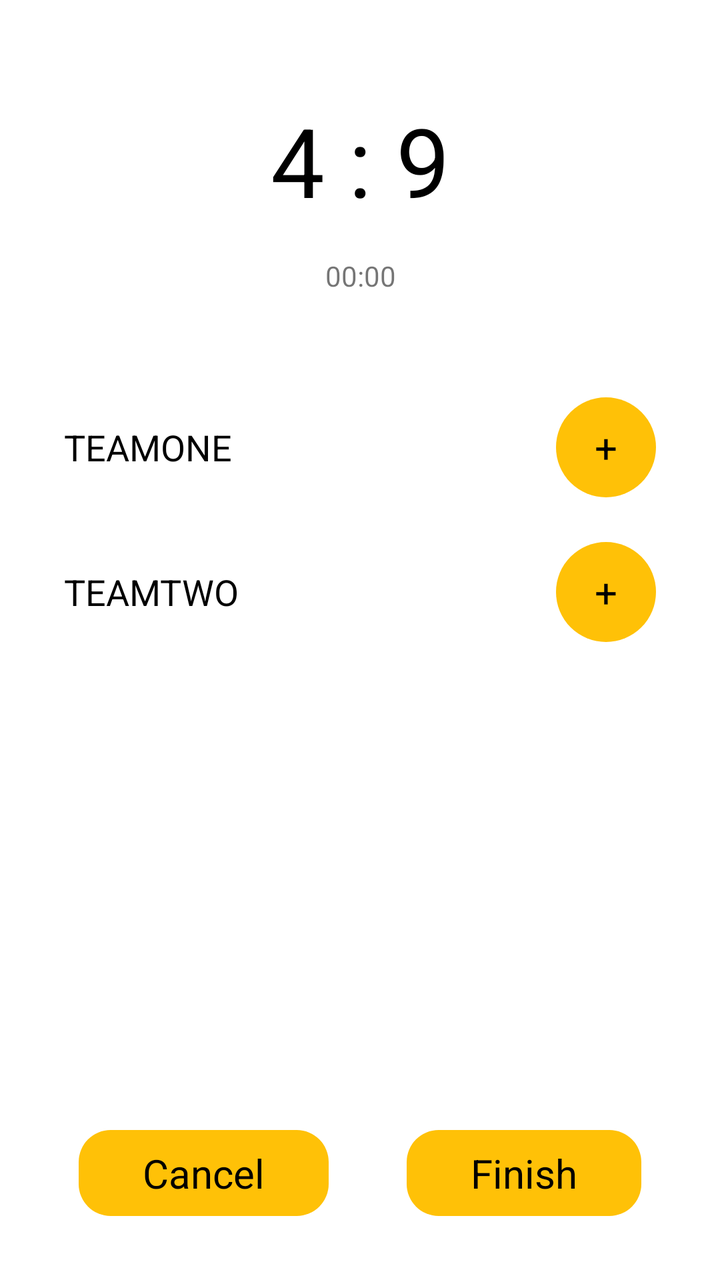
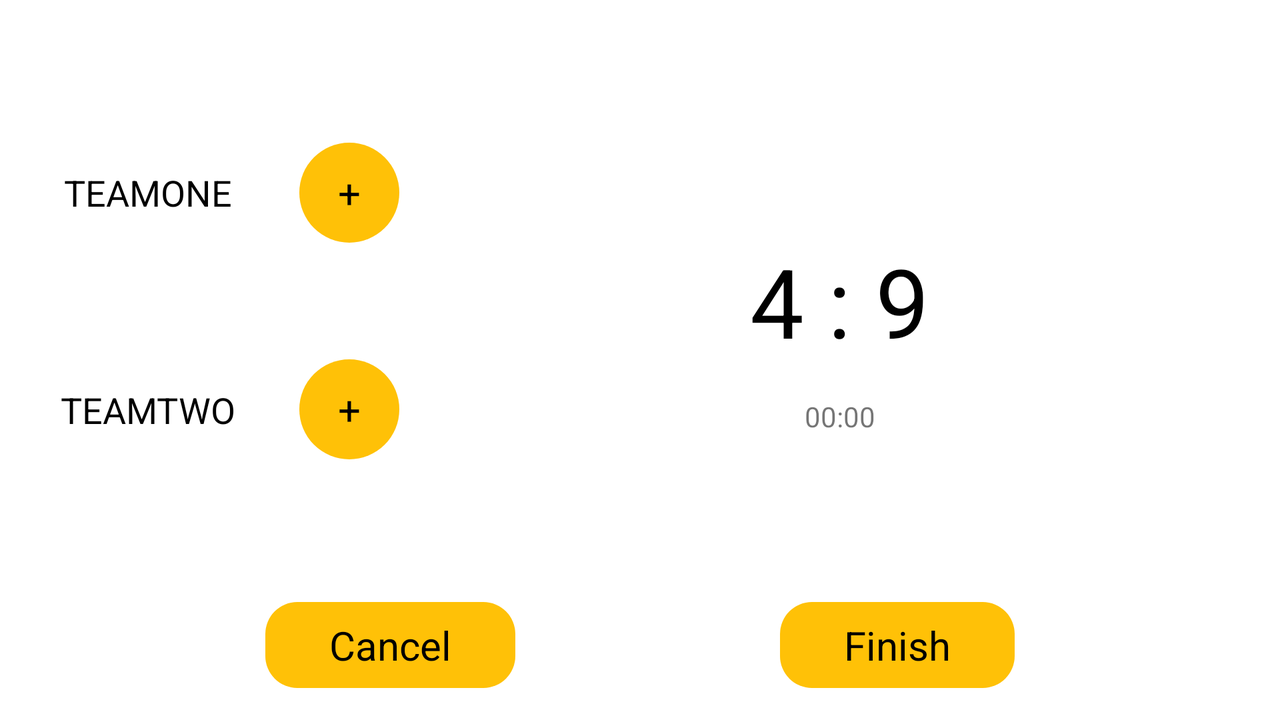

One screen, two layout resources from the same app: the default and the repository's alternative for another configuration. Each is rendered where Android would select it; the XML of both is given below.
<!-- AndroidManifest.xml: application theme Theme.GameScoreTracker -->
<!-- res/layout/current_game_fragment.xml -->
<?xml version="1.0" encoding="utf-8"?>
<androidx.constraintlayout.widget.ConstraintLayout xmlns:android="http://schemas.android.com/apk/res/android"
    xmlns:app="http://schemas.android.com/apk/res-auto"
    xmlns:tools="http://schemas.android.com/tools"
    android:layout_width="match_parent"
    android:layout_height="match_parent"
    tools:context=".CurrentGameFragment">

    <TextView
        android:id="@+id/tvScoreBoard"
        android:layout_width="wrap_content"
        android:layout_height="wrap_content"
        android:layout_marginTop="@dimen/portrait_top_edge_margin"
        android:textColor="@color/black"
        android:textSize="@dimen/game_scoreboard_text_size"
        app:layout_constraintEnd_toEndOf="parent"
        app:layout_constraintStart_toStartOf="parent"
        app:layout_constraintTop_toTopOf="parent"
        tools:text="4 : 9" />

    <TextView
        android:id="@+id/tvTimer"
        android:layout_width="wrap_content"
        android:layout_height="wrap_content"
        android:layout_marginTop="@dimen/timer_scoreboard_margin"
        android:gravity="center_vertical"
        app:drawableStartCompat="@drawable/ic_baseline_access_time_24"
        app:layout_constraintEnd_toEndOf="@+id/tvScoreBoard"
        app:layout_constraintStart_toStartOf="@+id/tvScoreBoard"
        app:layout_constraintTop_toBottomOf="@+id/tvScoreBoard"
        tools:text="00:00" />

    <TextView
        android:id="@+id/tvCancel"
        style="@style/DefaultButton"
        android:layout_width="wrap_content"
        android:layout_height="wrap_content"
        android:text="@string/cancel"
        app:layout_constraintBottom_toBottomOf="@+id/tvFinish"
        app:layout_constraintEnd_toStartOf="@+id/tvFinish"
        app:layout_constraintStart_toStartOf="parent" />

    <TextView
        android:id="@+id/tvFinish"
        style="@style/DefaultButton"
        android:layout_width="wrap_content"
        android:layout_height="wrap_content"
        android:layout_marginBottom="@dimen/portrait_bottom_edge_margin"
        android:text="@string/finish"
        app:layout_constraintBottom_toBottomOf="parent"
        app:layout_constraintEnd_toEndOf="parent"
        app:layout_constraintStart_toEndOf="@+id/tvCancel" />

    <TextView
        android:id="@+id/tvTeamOne"
        style="@style/TeamNameText"
        android:layout_width="wrap_content"
        android:layout_height="wrap_content"
        android:layout_marginStart="@dimen/side_edge_margin"
        android:layout_marginTop="@dimen/portrait_sections_margin"
        app:layout_constraintStart_toStartOf="parent"
        app:layout_constraintTop_toBottomOf="@+id/tvTimer"
        tools:text="TEAMONE" />

    <TextView
        android:id="@+id/tvTeamTwo"
        style="@style/TeamNameText"
        android:layout_width="wrap_content"
        android:layout_height="wrap_content"
        android:layout_marginTop="@dimen/portrait_text_layout_margin"
        app:layout_constraintStart_toStartOf="@+id/tvTeamOne"
        app:layout_constraintTop_toBottomOf="@+id/tvTeamOne"
        tools:text="TEAMTWO" />

    <TextView
        android:id="@+id/tvIncreaseTeamOne"
        style="@style/RoundButton"
        android:layout_width="wrap_content"
        android:layout_height="wrap_content"
        android:layout_marginEnd="@dimen/side_edge_margin"
        android:gravity="center"
        android:text="@string/increase"
        app:layout_constraintBottom_toBottomOf="@+id/tvTeamOne"
        app:layout_constraintEnd_toEndOf="parent"
        app:layout_constraintTop_toTopOf="@+id/tvTeamOne" />

    <TextView
        android:id="@+id/tvIncreaseTeamTwo"
        style="@style/RoundButton"
        android:layout_width="wrap_content"
        android:layout_height="wrap_content"
        android:gravity="center"
        android:text="@string/increase"
        app:layout_constraintBottom_toBottomOf="@+id/tvTeamTwo"
        app:layout_constraintEnd_toEndOf="@+id/tvIncreaseTeamOne"
        app:layout_constraintTop_toTopOf="@+id/tvTeamTwo" />

</androidx.constraintlayout.widget.ConstraintLayout>
<!-- resources referenced by this layout -->
<resources>
  <color name="black">#FF000000</color>
  <dimen name="game_scoreboard_text_size">48sp</dimen>
  <dimen name="portrait_bottom_edge_margin">32dp</dimen>
  <dimen name="portrait_sections_margin">64dp</dimen>
  <dimen name="portrait_text_layout_margin">48dp</dimen>
  <dimen name="portrait_top_edge_margin">48dp</dimen>
  <dimen name="side_edge_margin">32dp</dimen>
  <dimen name="timer_scoreboard_margin">16dp</dimen>
  <string name="cancel">Cancel</string>
  <string name="finish">Finish</string>
  <string name="increase">+</string>
  <style name="DefaultButton">
          <item name="android:background">@drawable/bg_default_button</item>
          <item name="android:textColor">@color/black</item>
          <item name="android:textSize">20sp</item>
          <item name="android:textAllCaps">false</item>
          <item name="android:paddingTop">8dp</item>
          <item name="android:paddingBottom">8dp</item>
          <item name="android:paddingEnd">32dp</item>
          <item name="android:paddingStart">32dp</item>
      </style>
  <style name="RoundButton">
          <item name="android:textColor">@color/black</item>
          <item name="android:padding">8dp</item>
          <item name="android:textSize">20sp</item>
          <item name="android:background">@drawable/bg_round_button</item>
      </style>
  <style name="TeamNameText">
          <item name="android:textColor">@color/black</item>
          <item name="android:textSize">18sp</item>
          <item name="android:gravity">center_vertical</item>
      </style>
  <style name="Theme.GameScoreTracker" parent="Theme.MaterialComponents.DayNight.NoActionBar">
          
          <item name="colorPrimary">@color/yellow_500</item>
          <item name="colorPrimaryVariant">@color/yellow_700</item>
          <item name="android:textColorPrimary">@color/black</item>
          <item name="colorOnPrimary">@color/black</item>
          
          <item name="colorSecondary">@color/teal_200</item>
          <item name="colorSecondaryVariant">@color/teal_700</item>
          <item name="colorOnSecondary">@color/black</item>
          
          <item name="android:statusBarColor" tools:targetApi="l">?attr/colorPrimaryVariant</item>
          
      </style>
  <!-- drawable bg_default_button (drawable) -->
  <?xml version="1.0" encoding="utf-8"?>
  <selector xmlns:android="http://schemas.android.com/apk/res/android">
      <item android:state_pressed="false">
          <shape android:shape="rectangle">
              <solid android:color="@color/yellow_500" />
              <corners android:radius="16dp" />
          </shape>
      </item>
      <item android:state_pressed="true">
          <shape android:shape="rectangle">
              <solid android:color="@color/yellow_700" />
              <corners android:radius="16dp" />
          </shape>
      </item>
  </selector>
  <!-- drawable bg_round_button (drawable) -->
  <?xml version="1.0" encoding="utf-8"?>
  <selector xmlns:android="http://schemas.android.com/apk/res/android">
      <item android:state_pressed="false">
          <shape android:shape="oval">
              <size android:width="50dp" android:height="50dp" />
              <solid android:color="@color/yellow_500" />
          </shape>
      </item>
      <item android:state_pressed="true">
          <shape android:shape="oval">
              <size android:width="50dp" android:height="50dp" />
              <solid android:color="@color/yellow_700" />
          </shape>
      </item>
  </selector>
  <color name="yellow_500">#FFFFC107</color>
  <color name="yellow_700">#FFFF9800</color>
  <color name="teal_200">#FF03DAC5</color>
  <color name="teal_700">#FF018786</color>
</resources>
<!-- res/layout-land/current_game_fragment.xml (the repository's variant of the layout above) -->
<!-- drawn on the phone turned sideways -->
<?xml version="1.0" encoding="utf-8"?>
<androidx.constraintlayout.widget.ConstraintLayout xmlns:android="http://schemas.android.com/apk/res/android"
    xmlns:app="http://schemas.android.com/apk/res-auto"
    xmlns:tools="http://schemas.android.com/tools"
    android:layout_width="match_parent"
    android:layout_height="match_parent"
    tools:context=".CurrentGameFragment">

    <TextView
        android:id="@+id/tvScoreBoard"
        android:layout_width="wrap_content"
        android:layout_height="wrap_content"
        android:textColor="@color/black"
        android:textSize="@dimen/game_scoreboard_text_size"
        app:layout_constraintBottom_toTopOf="@+id/tvFinish"
        app:layout_constraintEnd_toEndOf="parent"
        app:layout_constraintStart_toEndOf="@+id/tvIncreaseTeamOne"
        app:layout_constraintTop_toTopOf="parent"
        tools:text="4 : 9" />

    <TextView
        android:id="@+id/tvTimer"
        android:layout_width="wrap_content"
        android:layout_height="wrap_content"
        android:layout_marginTop="@dimen/timer_scoreboard_margin"
        android:gravity="center_vertical"
        app:drawableStartCompat="@drawable/ic_baseline_access_time_24"
        app:layout_constraintEnd_toEndOf="@+id/tvScoreBoard"
        app:layout_constraintStart_toStartOf="@+id/tvScoreBoard"
        app:layout_constraintTop_toBottomOf="@+id/tvScoreBoard"
        tools:text="00:00" />

    <TextView
        android:id="@+id/tvCancel"
        style="@style/DefaultButton"
        android:layout_width="wrap_content"
        android:layout_height="wrap_content"
        android:text="@string/cancel"
        app:layout_constraintBottom_toBottomOf="@+id/tvFinish"
        app:layout_constraintEnd_toStartOf="@+id/tvFinish"
        app:layout_constraintStart_toStartOf="parent"
        app:layout_constraintTop_toTopOf="@+id/tvFinish" />

    <TextView
        android:id="@+id/tvFinish"
        style="@style/DefaultButton"
        android:layout_width="wrap_content"
        android:layout_height="wrap_content"
        android:layout_marginBottom="@dimen/landscape_bottom_edge_margin"
        android:text="@string/finish"
        app:layout_constraintBottom_toBottomOf="parent"
        app:layout_constraintEnd_toEndOf="parent"
        app:layout_constraintStart_toEndOf="@+id/tvCancel" />

    <TextView
        android:id="@+id/tvTeamOne"
        style="@style/TeamNameText"
        android:layout_width="wrap_content"
        android:layout_height="wrap_content"
        android:layout_marginStart="@dimen/side_edge_margin"
        app:layout_constraintBottom_toTopOf="@+id/tvTeamTwo"
        app:layout_constraintStart_toStartOf="parent"
        app:layout_constraintTop_toTopOf="parent"
        tools:text="TEAMONE" />

    <TextView
        android:id="@+id/tvTeamTwo"
        style="@style/TeamNameText"
        android:layout_width="wrap_content"
        android:layout_height="wrap_content"
        app:layout_constraintBottom_toTopOf="@+id/tvCancel"
        app:layout_constraintEnd_toEndOf="@+id/tvTeamOne"
        app:layout_constraintStart_toStartOf="@+id/tvTeamOne"
        app:layout_constraintTop_toBottomOf="@+id/tvTeamOne"
        tools:text="TEAMTWO" />

    <TextView
        android:id="@+id/tvIncreaseTeamOne"
        style="@style/RoundButton"
        android:layout_width="wrap_content"
        android:layout_height="wrap_content"
        android:layout_marginStart="@dimen/side_edge_margin"
        android:gravity="center"
        android:text="@string/increase"
        app:layout_constraintBottom_toBottomOf="@+id/tvTeamOne"
        app:layout_constraintStart_toEndOf="@id/brNames"
        app:layout_constraintTop_toTopOf="@+id/tvTeamOne" />

    <TextView
        android:id="@+id/tvIncreaseTeamTwo"
        style="@style/RoundButton"
        android:layout_width="wrap_content"
        android:layout_height="wrap_content"
        android:gravity="center"
        android:text="@string/increase"
        app:layout_constraintBottom_toBottomOf="@+id/tvTeamTwo"
        app:layout_constraintEnd_toEndOf="@+id/tvIncreaseTeamOne"
        app:layout_constraintStart_toStartOf="@+id/tvIncreaseTeamOne"
        app:layout_constraintTop_toTopOf="@+id/tvTeamTwo" />

    <androidx.constraintlayout.widget.Barrier
        android:id="@+id/brNames"
        android:layout_width="wrap_content"
        android:layout_height="wrap_content"
        app:barrierDirection="end"
        app:constraint_referenced_ids="tvTeamOne, tvTeamTwo" />

</androidx.constraintlayout.widget.ConstraintLayout>
<!-- resources referenced by the variant -->
<!-- as the phone turned sideways resolves them -->
<resources>
  <color name="black">#FF000000</color>
  <dimen name="game_scoreboard_text_size">48sp</dimen>
  <dimen name="landscape_bottom_edge_margin">16dp</dimen>
  <dimen name="side_edge_margin">32dp</dimen>
  <dimen name="timer_scoreboard_margin">16dp</dimen>
  <string name="cancel">Cancel</string>
  <string name="finish">Finish</string>
  <string name="increase">+</string>
  <style name="DefaultButton">
          <item name="android:background">@drawable/bg_default_button</item>
          <item name="android:textColor">@color/black</item>
          <item name="android:textSize">20sp</item>
          <item name="android:textAllCaps">false</item>
          <item name="android:paddingTop">8dp</item>
          <item name="android:paddingBottom">8dp</item>
          <item name="android:paddingEnd">32dp</item>
          <item name="android:paddingStart">32dp</item>
      </style>
  <style name="RoundButton">
          <item name="android:textColor">@color/black</item>
          <item name="android:padding">8dp</item>
          <item name="android:textSize">20sp</item>
          <item name="android:background">@drawable/bg_round_button</item>
      </style>
  <style name="TeamNameText">
          <item name="android:textColor">@color/black</item>
          <item name="android:textSize">18sp</item>
          <item name="android:gravity">center_vertical</item>
      </style>
  <style name="Theme.GameScoreTracker" parent="Theme.MaterialComponents.DayNight.NoActionBar">
          
          <item name="colorPrimary">@color/yellow_500</item>
          <item name="colorPrimaryVariant">@color/yellow_700</item>
          <item name="android:textColorPrimary">@color/black</item>
          <item name="colorOnPrimary">@color/black</item>
          
          <item name="colorSecondary">@color/teal_200</item>
          <item name="colorSecondaryVariant">@color/teal_700</item>
          <item name="colorOnSecondary">@color/black</item>
          
          <item name="android:statusBarColor" tools:targetApi="l">?attr/colorPrimaryVariant</item>
          
      </style>
  <!-- drawable bg_default_button (drawable) -->
  <?xml version="1.0" encoding="utf-8"?>
  <selector xmlns:android="http://schemas.android.com/apk/res/android">
      <item android:state_pressed="false">
          <shape android:shape="rectangle">
              <solid android:color="@color/yellow_500" />
              <corners android:radius="16dp" />
          </shape>
      </item>
      <item android:state_pressed="true">
          <shape android:shape="rectangle">
              <solid android:color="@color/yellow_700" />
              <corners android:radius="16dp" />
          </shape>
      </item>
  </selector>
  <!-- drawable bg_round_button (drawable) -->
  <?xml version="1.0" encoding="utf-8"?>
  <selector xmlns:android="http://schemas.android.com/apk/res/android">
      <item android:state_pressed="false">
          <shape android:shape="oval">
              <size android:width="50dp" android:height="50dp" />
              <solid android:color="@color/yellow_500" />
          </shape>
      </item>
      <item android:state_pressed="true">
          <shape android:shape="oval">
              <size android:width="50dp" android:height="50dp" />
              <solid android:color="@color/yellow_700" />
          </shape>
      </item>
  </selector>
  <color name="yellow_500">#FFFFC107</color>
  <color name="yellow_700">#FFFF9800</color>
  <color name="teal_200">#FF03DAC5</color>
  <color name="teal_700">#FF018786</color>
</resources>
